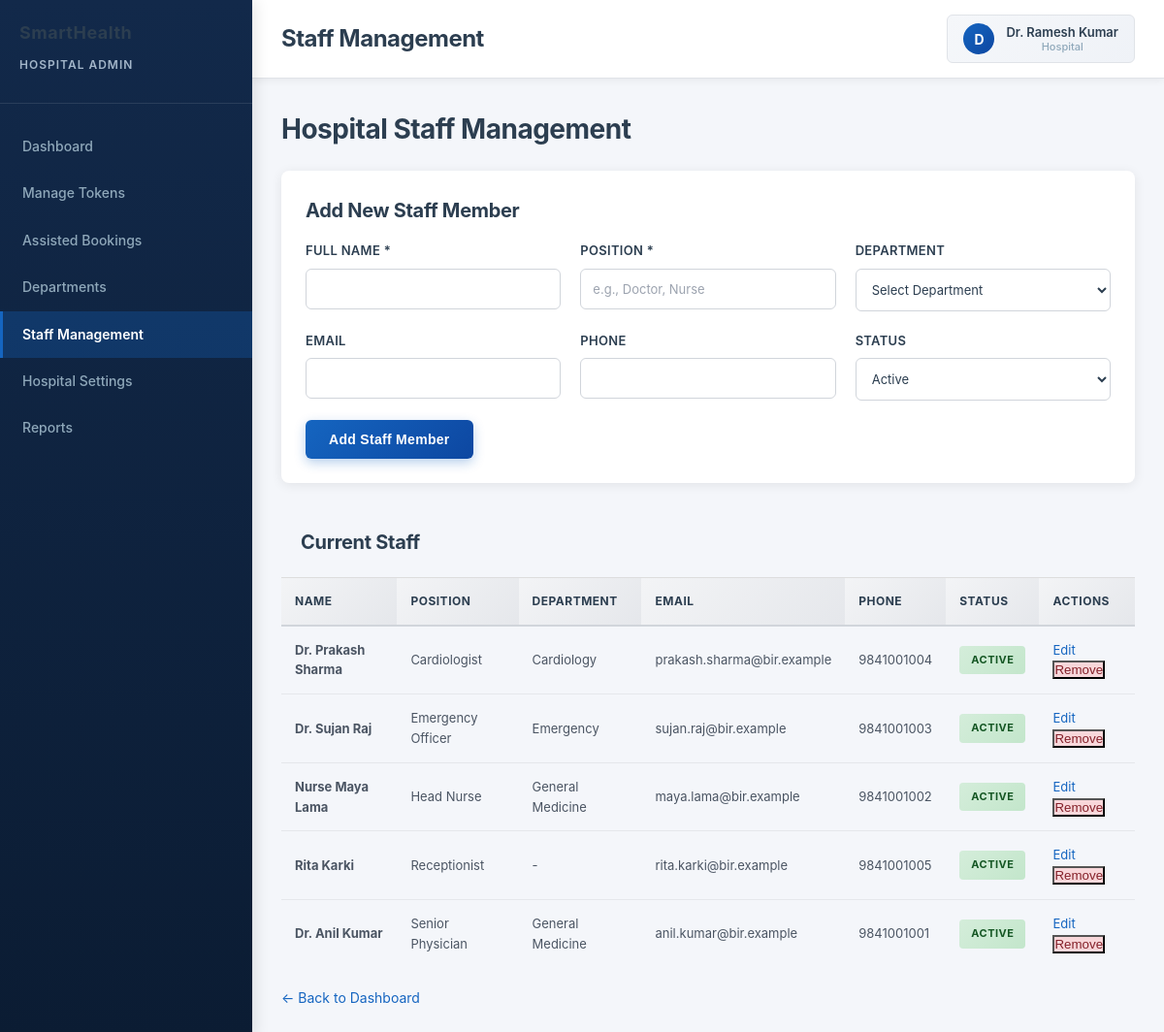
Page /admin/hospital/staff/index.php (signed in) on the committed database.
### tables this page shows
CREATE TABLE `hospital_staff` (
  `id` int(11) NOT NULL AUTO_INCREMENT,
  PRIMARY KEY (`id`),
  `hospital_id` int(11) NOT NULL,
  `name` varchar(100) NOT NULL,
  `position` varchar(100) DEFAULT NULL,
  `department_id` int(11) DEFAULT NULL,
  `email` varchar(100) DEFAULT NULL,
  `phone` varchar(20) DEFAULT NULL,
  `admin_id` int(11) DEFAULT NULL,
  `status` enum('Active','Inactive','Leave') DEFAULT 'Active',
  `is_active` tinyint(1) DEFAULT 1,
  `created_at` timestamp NOT NULL DEFAULT current_timestamp(),
  `updated_at` timestamp NOT NULL DEFAULT current_timestamp() ON UPDATE current_timestamp()
);

CREATE TABLE `departments` (
  `id` int(11) NOT NULL AUTO_INCREMENT,
  PRIMARY KEY (`id`),
  `name_en` varchar(100) DEFAULT NULL,
  `name_ne` varchar(100) DEFAULT NULL,
  `description_en` text DEFAULT NULL,
  `description_ne` text DEFAULT NULL,
  `max_capacity` int(11) DEFAULT 50,
  `avg_service_time` int(11) DEFAULT 30,
  `current_load` int(11) DEFAULT 0,
  `is_active` tinyint(1) DEFAULT 1,
   
  `hospital_id` int(11) DEFAULT NULL,
  `dept_name` varchar(100) DEFAULT NULL,
  `capacity` int(11) DEFAULT NULL,
  `created_at` timestamp NOT NULL DEFAULT current_timestamp()
);

### admin/hospital/includes/context.php (called while the page is built, shortened)
<?php
require_once __DIR__ . '/../../../backend/config/database.php';
if (!function_exists('smarthealth_resolve_hospital_context')) {
    function smarthealth_resolve_hospital_context($db)
    {
        $adminId = (int) $_SESSION['admin_id'];
        $stmt = $db->prepare(
            "SELECT id, username, full_name, email, role, hospital_id, is_active
               FROM admins WHERE id = ? LIMIT 1"
        );
        $stmt->bind_param('i', $adminId);
        $stmt->execute();
        $admin = $stmt->get_result()->fetch_assoc();
        $accessType = strtolower($admin['role'] ?? '') === 'superadmin' ? 'super' : 'hospital';
        $hospitalId = (int) ($admin['hospital_id'] ?? 0);
        if ($hospitalId > 0) {
            $chk = $db->prepare("SELECT id FROM hospital_locations WHERE id = ? AND is_active = 1 LIMIT 1");
            $chk->bind_param('i', $hospitalId);
            $chk->execute();
            $valid = $chk->get_result()->fetch_assoc();
            if ($valid) {
                return ['ok' => true, 'access_type' => 'hospital', 'hospital_id' => $hospitalId, 'admin' => $admin];
            }
            return ['ok' => false, 'reason' => 'hospital_inactive'];
        }
        return ['ok' => false, 'reason' => 'no_hospital'];
    }
}
$hospital_context = smarthealth_resolve_hospital_context($db);
$hospital_id = $hospital_context['hospital_id'];

### admin/hospital/staff/index.php (the view, shortened to what this page needs)
<?php
require_once __DIR__ . '/../includes/context.php';
$staff = [];
$editing = null;
try {
    require_once __DIR__ . '/../../backend/config/database.php';
    if ($hospital_id) {
        $query = "SELECT hs.*, d.name_en as department FROM hospital_staff hs
                 LEFT JOIN departments d ON hs.department_id = d.id
                 WHERE hs.hospital_id = ? AND hs.is_active = 1
                 ORDER BY hs.position, hs.name";
        $stmt = $db->prepare($query);
        $stmt->bind_param('i', $hospital_id);
        $stmt->execute();
        $result = $stmt->get_result();
        $staff = $result->fetch_all(MYSQLI_ASSOC);
    }
} catch (Exception $e) {
    $error = 'Error: ' . $e->getMessage();
}
require_once __DIR__ . '/../layouts/header.php';
?>
        <h1>Hospital Staff Management</h1>
        <div class="form-card">
            <h2 style="margin-bottom: 15px;"><?php echo $editing ? 'Edit Staff Member' : 'Add New Staff Member'; ?></h2>
            <form method="POST" action="">
                <div class="form-grid">
                    <div class="form-group">
                        <label for="name">Full Name *</label>
                        <input type="text" id="name" name="name" required value="<?php echo htmlspecialchars($editing['name'] ?? ''); ?>">
                    </div>
                    <div class="form-group">
                        <label for="position">Position *</label>
                        <input type="text" id="position" name="position" placeholder="e.g., Doctor, Nurse" required value="<?php echo htmlspecialchars($editing['position'] ?? ''); ?>">
                    </div>
                    <div class="form-group">
                        <label for="department_id">Department</label>
                        <select id="department_id" name="department_id">
                            <option value="">Select Department</option>
                        </select>
                    </div>
                    <div class="form-group">
                        <label for="email">Email</label>
                        <input type="email" id="email" name="email" value="<?php echo htmlspecialchars($editing['email'] ?? ''); ?>">
                    </div>
                    <div class="form-group">
                        <label for="phone">Phone</label>
                        <input type="tel" id="phone" name="phone" value="<?php echo htmlspecialchars($editing['phone'] ?? ''); ?>">
                    </div>
                    <div class="form-group">
                        <label for="status">Status</label>
                        <select id="status" name="status">
                            <?php foreach (['Active', 'Inactive', 'Leave'] as $st): ?>
                                <option value="<?php echo $st; ?>" <?php echo (($editing['status'] ?? 'Active') === $st) ? 'selected' : ''; ?>><?php echo $st; ?></option>
                            <?php endforeach; ?>
                        </select>
                    </div>
                </div>
                <button type="submit" class="btn btn-primary"><?php echo $editing ? 'Save Changes' : 'Add Staff Member'; ?></button>
            </form>
        </div>
        <div class="staff-table">
            <h2 style="padding: 20px; border-bottom: 1px solid #ddd; margin: 0;">Current Staff</h2>
            <?php if (empty($staff)): ?>
                <div class="empty-state">
                    <p>No staff members found.</p>
                </div>
            <?php else: ?>
                <table>
                    <thead>
                        <tr>
                            <th>Name</th>
                            <th>Position</th>
                            <th>Department</th>
                            <th>Email</th>
                            <th>Phone</th>
                            <th>Status</th>
                            <th>Actions</th>
                        </tr>
                    </thead>
                    <tbody>
                        <?php foreach ($staff as $member): ?>
                            <tr>
                                <td><strong><?php echo htmlspecialchars($member['name']); ?></strong></td>
                                <td><?php echo htmlspecialchars($member['position']); ?></td>
                                <td><?php echo htmlspecialchars($member['department'] ?? '-'); ?></td>
                                <td><?php echo htmlspecialchars($member['email'] ?? '-'); ?></td>
                                <td><?php echo htmlspecialchars($member['phone'] ?? '-'); ?></td>
                                <td>
                                    <span class="status-badge <?php echo strtolower($member['status']); ?>">
                                        <?php echo htmlspecialchars($member['status']); ?>
                                    </span>
                                </td>
                                <td>
                                    <div class="action-btns">
                                        <a class="action-btn" href="?edit=<?php echo (int) $member['id']; ?>" style="display: inline-block; text-decoration: none;">Edit</a>
                                        <form method="POST" style="display: inline;">
                                            <button type="submit" class="action-btn" style="background: #f8d7da; color: #842029;" onclick="return confirm('Remove this staff member?')">Remove</button>
                                        </form>
                                    </div>
                                </td>
                            </tr>
                        <?php endforeach; ?>
                    </tbody>
                </table>
            <?php endif; ?>
        </div>
        <div style="margin-top: 20px;">
            <a href="/smarthealth_nepal/admin/hospital/dashboard/">← Back to Dashboard</a>
        </div>
<?php require_once __DIR__ . '/../layouts/footer.php'; ?>

### admin/frontend/css/admin.css (style rules this page uses)
:root { --primary-color: #0056b3; --success-color: #28a745; --danger-color: #dc3545; --warning-color: #ffc107; --info-color: #17a2b8; --dark-color: #2c3e50; --light-color: #f8f9fa; }
* { margin: 0; padding: 0; box-sizing: border-box; }
body { background-color: var(--light-color); color: #333; font-family: 'Segoe UI', Tahoma, Geneva, Verdana, sans-serif; }
.btn { border-radius: 6px; padding: 8px 16px; font-weight: 500; transition: all 0.3s ease; border: none; }
.btn-primary { background-color: var(--primary-color); color: white; }

### admin/hospital/layouts/header.php (style rules this page uses)
* { margin: 0; padding: 0; box-sizing: border-box; }
html, body { height: 100%; width: 100%; }
body { font-family: -apple-system, BlinkMacSystemFont, 'Segoe UI', Roboto, 'Helvetica Neue', Arial, sans-serif; background: #f4f6fa; color: #333; line-height: 1.6; font-size: 14px; }
.status-badge { display: inline-block; padding: 6px 12px; border-radius: 4px; font-size: 11px; font-weight: 700; text-transform: uppercase; letter-spacing: 0.5px; }
.status-badge.active { background: linear-gradient(135deg, #d4edda 0%, #c3e6cb 100%); color: #155724; }
table { width: 100%; border-collapse: collapse; overflow: hidden; }
table th { background: linear-gradient(135deg, #f3f4f6 0%, #e5e7eb 100%); padding: 14px; text-align: left; font-size: 12px; font-weight: 700; color: #2c3e50; border-bottom: 2px solid #d1d5db; text-transform: uppercase; letter-spacing: 0.5px; }
table td { padding: 14px; border-bottom: 1px solid #e5e7eb; font-size: 13px; color: #4b5563; }
table tbody tr { transition: all 0.2s ease; }
table tbody tr:last-child td { border-bottom: none; }
.form-card { background: white; padding: 25px; border-radius: 8px; margin-bottom: 25px; box-shadow: 0 2px 12px rgba(0, 0, 0, 0.08); }
.form-grid { display: grid; grid-template-columns: repeat(auto-fit, minmax(200px, 1fr)); gap: 20px; margin-bottom: 20px; }
.form-group { display: flex; flex-direction: column; }
.form-group label { margin-bottom: 8px; font-size: 13px; font-weight: 600; color: #2c3e50; text-transform: uppercase; letter-spacing: 0.3px; }
.form-group input, .form-group select, .form-group textarea { padding: 12px; border: 1px solid #d1d5db; border-radius: 6px; font-size: 13px; font-family: inherit; background: #ffffff; color: #2c3e50; transition: all 0.3s ease; }
.form-group input::placeholder, .form-group textarea::placeholder { color: #9ca3af; }
.btn { padding: 12px 24px; border: none; border-radius: 6px; cursor: pointer; font-size: 14px; font-weight: 700; transition: all 0.3s ease; text-decoration: none; display: inline-flex; align-items: center; gap: 8px; letter-spacing: 0.3px; }
.btn-primary { background: linear-gradient(135deg, #1565c0 0%, #0d47a1 100%); color: white; box-shadow: 0 4px 12px rgba(21, 101, 192, 0.3); }
h1 { color: #2c3e50; margin-bottom: 20px; font-size: 28px; font-weight: 700; letter-spacing: -0.5px; }
h2 { color: #2c3e50; margin-bottom: 15px; font-size: 20px; font-weight: 700; letter-spacing: -0.3px; }
a { color: #1565c0; text-decoration: none; transition: all 0.3s ease; }

### rows in the picture
hospital_staff: name "Dr. Prakash Sharma", position "Cardiologist", department.name_en "Cardiology", email "prakash.sharma@bir.example", phone "9841001004", status "ACTIVE"
hospital_staff: name "Dr. Sujan Raj", position "Emergency Officer", department.name_en "Emergency", email "sujan.raj@bir.example", phone "9841001003", status "ACTIVE"
hospital_staff: name "Nurse Maya Lama", position "Head Nurse", department.name_en "General Medicine", email "maya.lama@bir.example", phone "9841001002", status "ACTIVE"
hospital_staff: name "Rita Karki", position "Receptionist", department "-", email "rita.karki@bir.example", phone "9841001005", status "ACTIVE"
hospital_staff: name "Dr. Anil Kumar", position "Senior Physician", department.name_en "General Medicine", email "anil.kumar@bir.example", phone "9841001001", status "ACTIVE"

### other values in the picture
$pageTitle "Staff Management"
substr($_SESSION['admin_name'] ?? 'A', 0, 1) "D"
$_SESSION['admin_name'] "Dr. Ramesh Kumar"
$_SESSION['access_type'] "Hospital"
form field status "Active"
